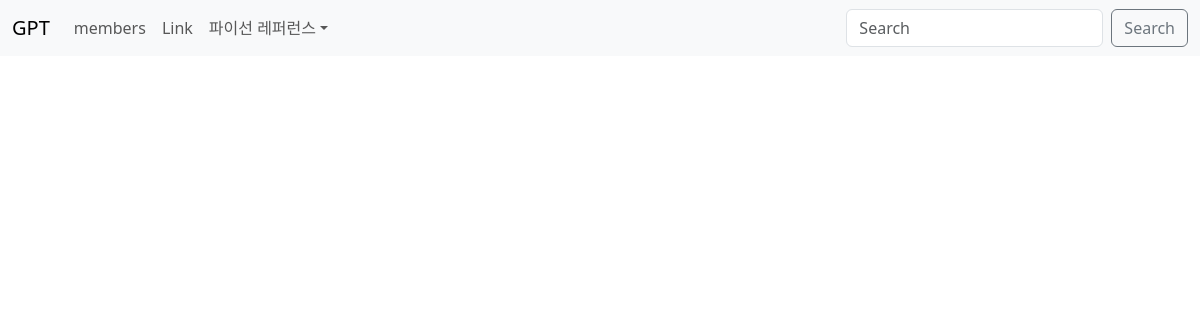
Before: /members/ with the older database file.
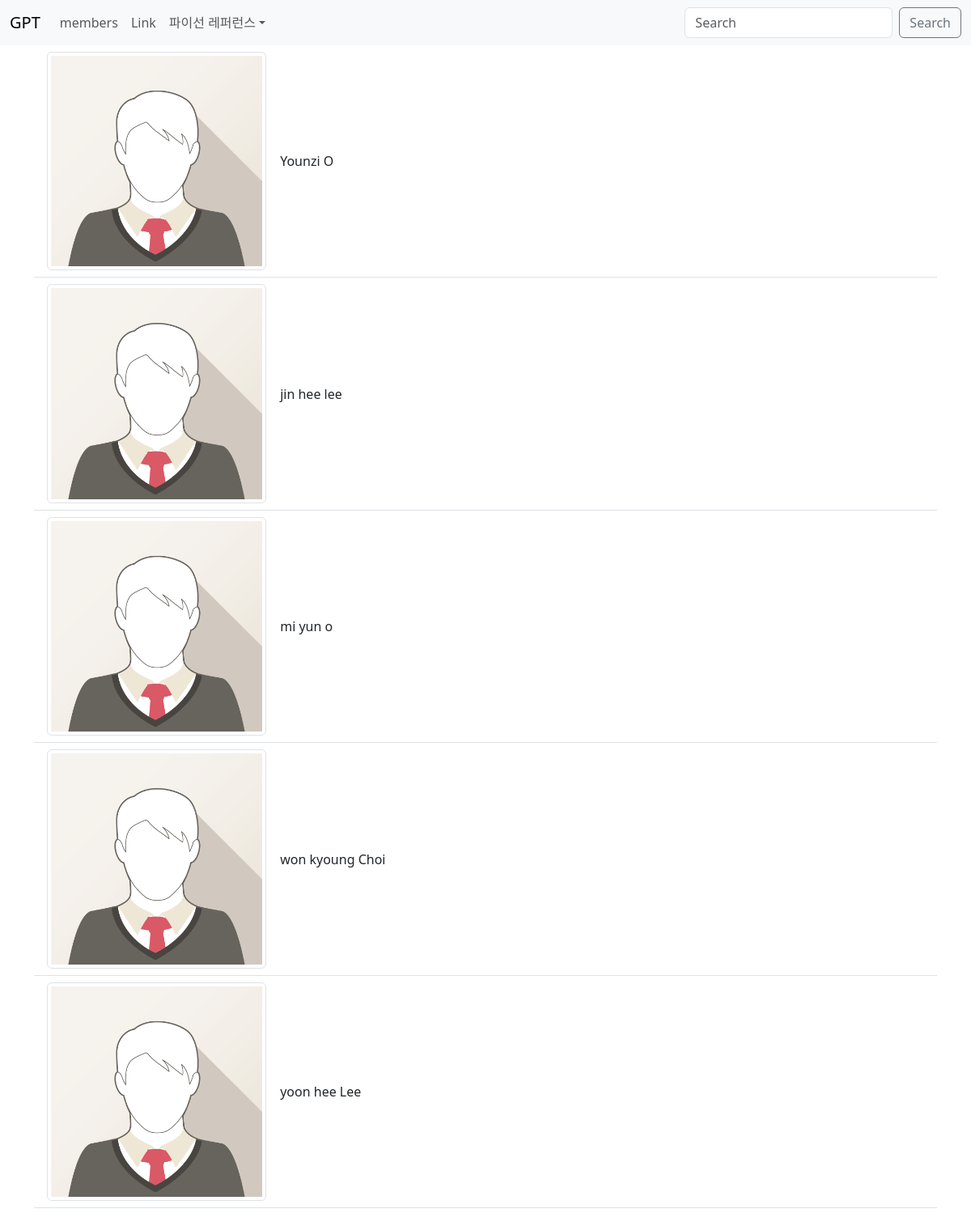
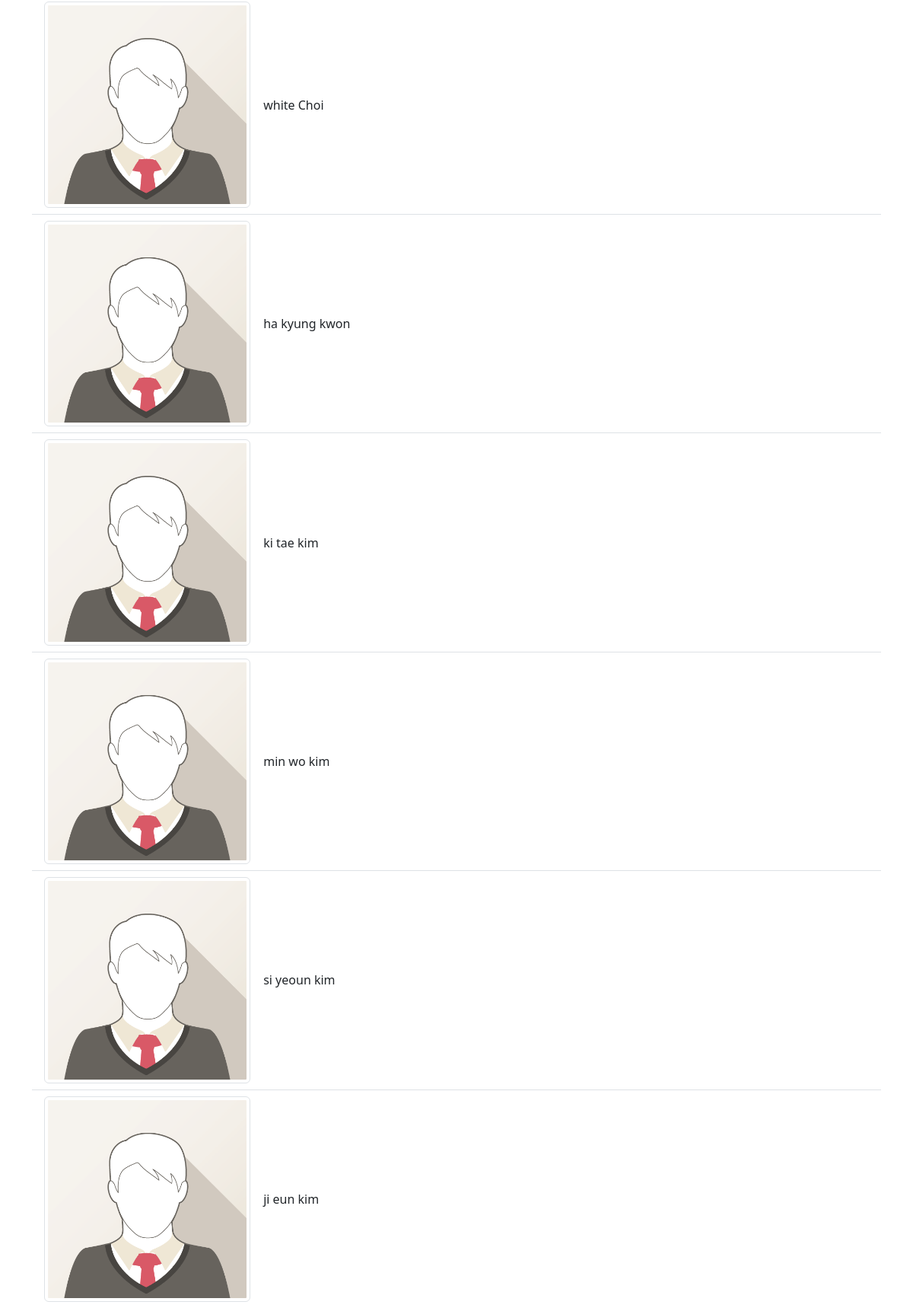
After: the same page with the newer database file (2 pictures, top to bottom).
### members/models.py (models this page shows, shortened)
class Member(models.Model):
    firstname = models.CharField(max_length=255)
    lastname = models.CharField(max_length=255)
    phone = models.IntegerField(null=True)
    joined_date = models.DateField(null=True)

### members/views.py (the view)
# urls.py: path('members/', views.members, name='members'),
def members(request):
    mymembers = Member.objects.all().values()
    template = loader.get_template('all_members.html')
    context = {
        'mymembers':mymembers,
    }
    return HttpResponse(template.render(context, request))

### members/templates/all_members.html (shortened to what this page needs)
{% extends "master.html" %}
{% block content %}
<ul class="list-group list-group-flush">
    {% for x in mymembers %}
    <li class="list-group-item">
        {% load static %}
        <img src="{% static 'img_avatar1.png' %}" class="w-25 img-thumbnail">
        <a href="details/{{ x.id }}" class="btn">
        {{ x.firstname }} {{ x.lastname }}
        </a>
    </li>
    {% endfor %}
</ul>
{% endblock %}

### members/templates/master.html (shortened to what this page needs)
<!DOCTYPE html>
<html>
<head>
  <link href="https://cdn.jsdelivr.net/npm/bootstrap@5.3.3/dist/css/bootstrap.min.css" rel="stylesheet">
</head>
<body data-bs-spy="scroll" data-bs-target=".navbar" data-bs-offset="50">
{% include 'include/header.html' %}
<div class="container">
  <div class="row">
    <div class="col-md-12">
      {% block content %}
      {% endblock %}
    </div>
  </div>
</div>
</body>
</html>

### members/templates/include/header.html (shortened to what this page needs)
<nav class="navbar navbar-expand-sm bg-light">
  <div class="container-fluid">
    <a class="navbar-brand" href="/">GPT</a>
    <div class="collapse navbar-collapse" id="mynavbar">
      <ul class="navbar-nav me-auto">
        <li class="nav-item">
          <a class="nav-link" href="/members">members</a>
        </li>
        <li class="nav-item">
          <a class="nav-link" href="javascript:void(0)">Link</a>
        </li>
        <li class="nav-item dropdown">
 <a class="nav-link dropdown-toggle" href="" data-bs-toggle="dropdown">파이선 레퍼런스</a>
        </li>
      </ul>
      <form class="d-flex">
        <input class="form-control me-2" type="text" placeholder="Search">
        <button class="btn btn-outline-secondary" type="button">Search</button>
      </form>
    </div>
  </div>
</nav>

Changed rows visible on the page:
added Member: firstname "Younzi", lastname "O"
added Member: firstname "jin hee", lastname "lee"
added Member: firstname "mi yun", lastname "o"
added Member: firstname "won kyoung", lastname "Choi"
added Member: firstname "yoon hee", lastname "Lee"
added Member: firstname "white", lastname "Choi"
added Member: firstname "ha kyung", lastname "kwon"
added Member: firstname "ki tae", lastname "kim"
added Member: firstname "min wo", lastname "kim"
added Member: firstname "si yeoun", lastname "kim"
added Member: firstname "ji eun", lastname "kim"
